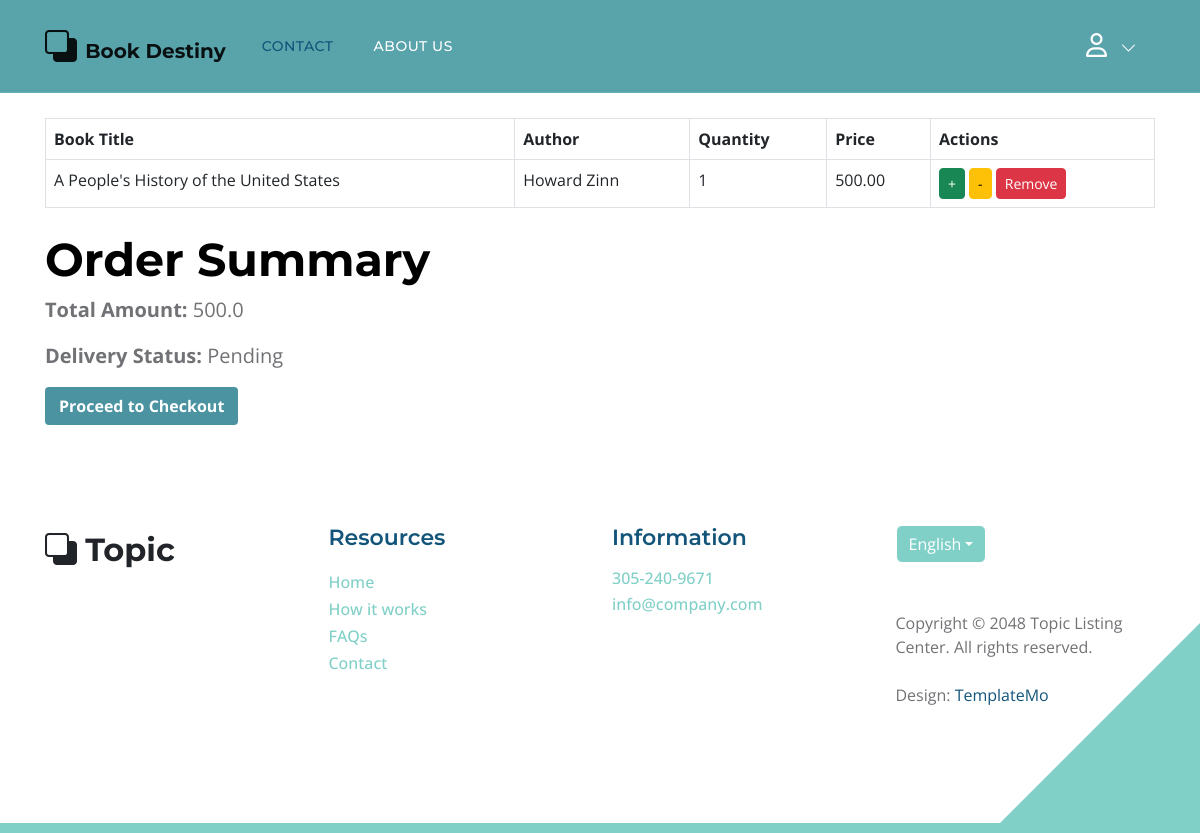
Before: /order/cart/27/1/ with the older database file.
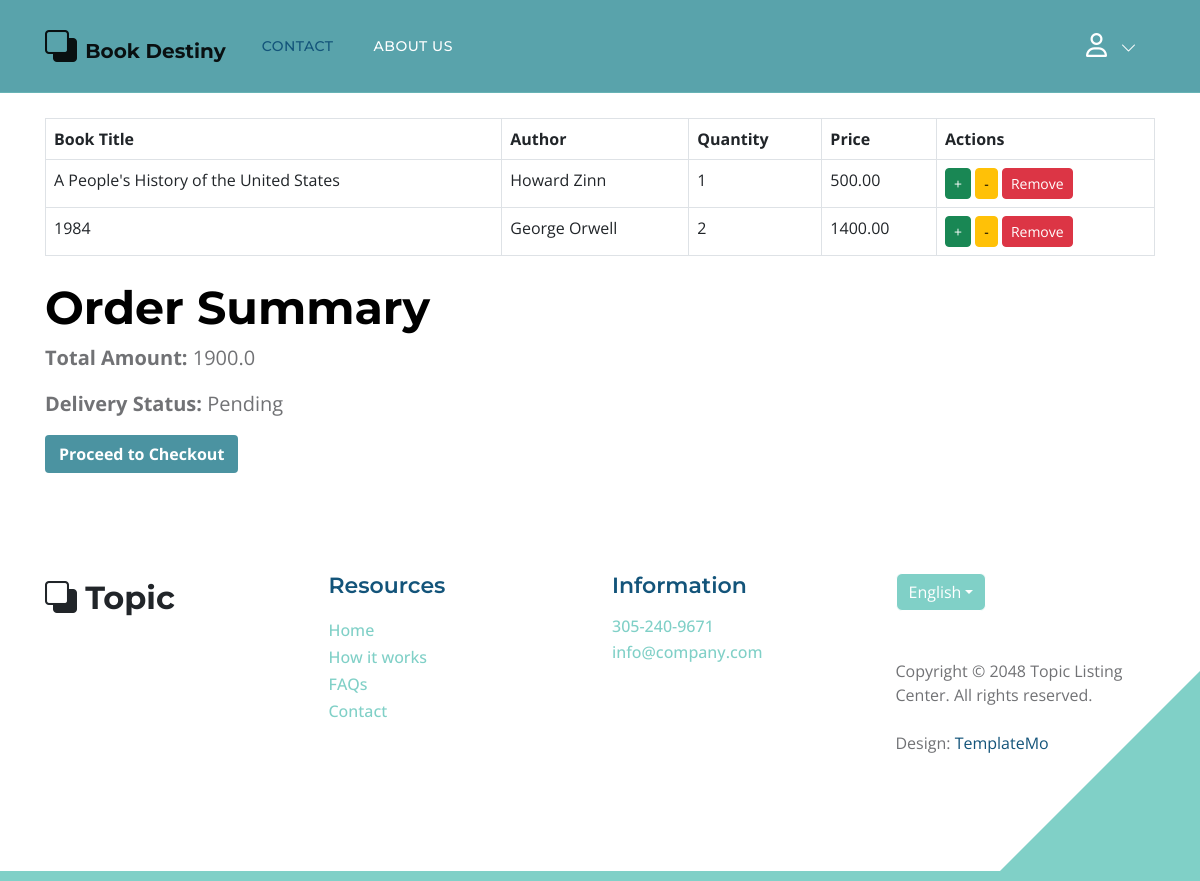
After: the same page with the newer database file.
### order/models.py (models this page shows)
class Cart(models.Model):
    user = models.ForeignKey(User, on_delete=models.CASCADE, related_name='cart')
    item = models.ForeignKey(Book, on_delete=models.CASCADE)
    quantity = models.IntegerField(default=1)
    purchased = models.BooleanField(default=False)
    created = models.DateTimeField(auto_now_add=True)
    updated = models.DateTimeField(auto_now=True)
    def get_total(self):
        return self.item.borrowing_price * self.quantity

class Order(models.Model):
    orderitems = models.ManyToManyField(Cart, related_name='orders')
    user = models.ForeignKey(User, on_delete=models.CASCADE)
    ordered = models.BooleanField(default=False)
    total_amount = models.DecimalField(max_digits=10, decimal_places=2, default=0.00)
    created = models.DateTimeField(default=timezone.now)
    payment_id = models.CharField(max_length=255, blank=True, null=True)
    order_id = models.CharField(max_length=255, blank=True, null=True)
    delivery_status = models.CharField(max_length=20, default='Pending')
    def __str__(self):
        return f"Order {self.id} by {self.user.username}"
    def get_totals(self):
        total = 0
        for order_item in self.orderitems.all():
            total += float(order_item.get_total())
        return total

### library/models.py (models this page shows, shortened)
class Book(models.Model):
    category = models.ManyToManyField(Category) # ekta post multiple categorir moddhe thakte pare abar ekta categorir moddhe multiple post thakte pare
    title = models.CharField(max_length=50)
    author = models.CharField(max_length=100)
    ISBN = models.CharField(max_length=13)
    publication_date = models.DateField()
    genre = models.CharField(max_length=50)
    availability_status = models.BooleanField(default=True)
    description= models.TextField()
    available_copies = models.PositiveIntegerField(default=0)  # Added a field for available copies
    borrowing_price= models.DecimalField(max_digits=10, decimal_places=2)
    image=models.ImageField(upload_to='Library/media/uploads/',blank=True,null=True)
    borrow_book = models.BooleanField(default=False)

### order/views.py (the view)
# urls.py: path('cart/<int:user_id>/<int:chk>/',views.cart_view,name='cart'),
@csrf_exempt
def cart_view(request, user_id, chk):
    user = User.objects.get(id=user_id)
    if chk == 0:
        messages.warning(request, "Your payment was not completed!")
    carts = Cart.objects.filter(user=user, purchased=False)
    orders = Order.objects.filter(user=user, ordered=False)
    print(carts)
    if orders.exists():
        order = orders.first()
        context = {
            'carts': carts,
            'order': order
        }
        print(f"Context: {context}")
        return render(request, 'cart.html', context)
    else:
        messages.warning(request, "You do not have any items in your cart!")
        return redirect('home')

### order/context_processors.py (called while the page is built)
def cart_item_count(request):
    if request.user.is_authenticated:
        cart_count = Cart.objects.filter(user=request.user, purchased=False).count()
    else:
        cart_count = 0
    return {'cart_count': cart_count}

### order/templates/cart.html (shortened to what this page needs)
{% extends 'base.html' %}
{% load static %}
{% block content %}
<div class="container">
    <h1>Your Cart</h1>
    {% if carts %}
        <table class="table table-bordered mt-5">
            <thead>
                <tr>
                    <th>Book Title</th>
                    <th>Author</th>
                    <th>Quantity</th>
                    <th>Price</th>
                    <th>Actions</th>
                </tr>
            </thead>
            <tbody>
                {% for cart_item in carts %}
                <tr>
                    <td>{{ cart_item.item.title }}</td>
                    <td>{{ cart_item.item.author }}</td>
                    <td>{{ cart_item.quantity }}</td>
                    <td>{{ cart_item.get_total }}</td>
                    <td>
                        <a href="{% url 'order:increase-item' cart_item.item.pk %}" class="btn btn-sm btn-success">+</a>
                        <a href="{% url 'order:decrease-item' cart_item.item.pk %}" class="btn btn-sm btn-warning">-</a>
                        <a href="{% url 'order:remove-item' cart_item.item.pk %}" class="btn btn-sm btn-danger">Remove</a>
                    </td>
                </tr>
                {% endfor %}
            </tbody>
        </table>
        <div class="order-summary mt-4">
            <h2>Order Summary</h2>
            <p><strong>Total Amount:</strong> {{ order.get_totals }}</p>
            <p><strong>Delivery Status:</strong> {{ order.delivery_status }}</p>
            <a href="{% url 'payment:checkout' %}" class="btn btn-primary">Proceed to Checkout</a>
        </div>
    {% else %}
        <div class="alert alert-warning mt-4" role="alert">
            You do not have any items in your cart.
        </div>
    {% endif %}
</div>
{% endblock %}

### core/templates/base.html (shortened to what this page needs)
{% load static %}
<!DOCTYPE html>
<html lang="en">
  <head>
    <link href="{% static 'css/bootstrap.min.css'%}" rel="stylesheet" />
    <link href="{% static 'css/bootstrap-icons.css'%}" rel="stylesheet" />
    <link href="{% static 'css/style.css'%}" rel="stylesheet" />
    <link
      href="{% static 'css/templatemo-topic-listing.css'%}"
      rel="stylesheet"
    />
    <link
      rel="stylesheet"
      href="https://cdnjs.cloudflare.com/ajax/libs/font-awesome/6.4.2/css/all.min.css"
    />
  </head>
  <body id="top">
    {% include 'navbar.html' %}
    {% block body %}
    <div class="lg:container lg:mx-auto" id="main">
      {% block content %} {% endblock %}
    </div>
    {% endblock %}
     {% include 'footer.html' %}
  </body>
</html>

### core/templates/navbar.html (shortened to what this page needs)
<nav class="navbar navbar-expand-lg" style="background-color: #59A3AB;">
  <div class="container">
    <a class="navbar-brand" href="{% url 'home' %}">
      <i class="bi-back"></i>
      <span style="font-size: 20px;">Book Destiny</span>
    </a>
    <div class="collapse navbar-collapse" id="navbarNav">
      <ul class="navbar-nav me-auto mb-2 mb-lg-0">
        <li class="nav-item">
          <a class="nav-link" href="{% url 'contact_submit' %}">Contact</a>
        </li>
        <li class="nav-item">
          <a class="nav-link" href="{% url 'about' %}">About us</a>
        </li>
      </ul>
      <ul class="navbar-nav ms-auto">
        <li class="nav-item dropdown">
          <a class="nav-link dropdown-toggle" href="#" id="navbarDropdownProfile" role="button" data-bs-toggle="dropdown" aria-expanded="false" style="font-size: 24px;">
            <i class="fa-regular fa-user"></i>
          </a>
        </li>
      </ul>
    </div>
  </div>
</nav>

### core/templates/footer.html (shortened to what this page needs)
<footer class="site-footer section-padding">
    <div class="container">
        <div class="row">
            <div class="col-lg-3 col-12 mb-4 pb-2">
                <a class="navbar-brand mb-2" href="index.html">
                    <i class="bi-back"></i>
                    <span>Topic</span>
                </a>
            </div>
            <div class="col-lg-3 col-md-4 col-6">
                <h6 class="site-footer-title mb-3">Resources</h6>
                <ul class="site-footer-links">
                    <li class="site-footer-link-item">
                        <a href="{% url 'home' %}" class="site-footer-link">Home</a>
                    </li>
                    <li class="site-footer-link-item">
                        <a href="#" class="site-footer-link">How it works</a>
                    </li>
                    <li class="site-footer-link-item">
                        <a href="#" class="site-footer-link">FAQs</a>
                    </li>
                    <li class="site-footer-link-item">
                        <a href="{% url 'contact_submit' %}" class="site-footer-link">Contact</a>
                    </li>
                </ul>
            </div>
            <div class="col-lg-3 col-md-4 col-6 mb-4 mb-lg-0">
                <h6 class="site-footer-title mb-3">Information</h6>
                <p class="text-white d-flex mb-1">
                    <a href="tel: 305-240-9671" class="site-footer-link">
                        305-240-9671
                    </a>
                </p>
                <p class="text-white d-flex">
                    <a href="mailto:info@company.com" class="site-footer-link">
                        info@company.com
                    </a>
                </p>
            </div>
            <div class="col-lg-3 col-md-4 col-12 mt-4 mt-lg-0 ms-auto">
                <div class="dropdown">
                    <button class="btn btn-secondary dropdown-toggle" type="button" data-bs-toggle="dropdown" aria-expanded="false">
                    English</button>
                </div>
                <p class="copyright-text mt-lg-5 mt-4">Copyright © 2048 Topic Listing Center. All rights reserved.
                <br><br>Design: <a rel="nofollow" href="https://templatemo.com" target="_blank">TemplateMo</a></p>
            </div>
        </div>
    </div>
</footer>

### core/static/css/style.css (style rules this page uses)
.btn-primary { background-color:#4B93A1; border: 2px solid transparent; color: #ffffff; font-weight: bold; line-height: normal; transition: all 0.3s; }
.btn-primary { background-color: #4B93A1; color: #ffffff; border-radius: 0.25rem; transition: background-color 0.3s, border-color 0.3s; }
.container { padding-left: 15px; padding-right: 15px; }

### core/static/css/templatemo-topic-listing.css (style rules this page uses)
:root { --white-color: #ffffff; --primary-color: #13547a; --secondary-color: #80d0c7; --section-bg-color: #f0f8ff; --custom-btn-bg-color: #80d0c7; --custom-btn-bg-hover-color: #13547a; --dark-color: #000000; --p-color: #717275; --border-color: #7fffd4; --link-hover-color: #13547a; --body-font-family: 'Open Sans', sans-serif; --title-font-family: 'Montserrat', sans-serif; --h1-font-size: 58px; --h2-font-size: 46px; --h3-font-size: 32px; --h4-font-size: 28px; --h5-font-size: 24px; --h6-font-size: 22px; --p-font-size: 20px; --menu-font-size: 14px; --btn-font-size: 18px; --copyright-font-size: 16px; --border-radius-large: 100px; --border-radius-medium: 20px; --border-radius-small: 10px; --font-weight-normal: 400; --font-weight-medium: 500; --font-weight-semibold: 600; --font-weight-bold: 700; }
body { background-color: var(--white-color); font-family: var(--body-font-family); }
h2, h3, h4, h5, h6 { color: var(--dark-color); }
h1, h2, h3, h4, h5, h6 { font-family: var(--title-font-family); font-weight: var(--font-weight-semibold); }
h1 { font-size: var(--h1-font-size); font-weight: var(--font-weight-bold); }
h2 { font-size: var(--h2-font-size); font-weight: var(--font-weight-bold); }
h6 { color: var(--primary-color); font-size: var(--h6-font-size); }
p { color: var(--p-color); font-size: var(--p-font-size); font-weight: var(--font-weight-normal); }
ul li { color: var(--p-color); font-size: var(--p-font-size); font-weight: var(--font-weight-normal); }
a, button { touch-action: manipulation; transition: all 0.3s; }
a { display: inline-block; color: var(--primary-color); text-decoration: none; }
b, strong { font-weight: var(--font-weight-bold); }
.section-padding { padding-top: 100px; padding-bottom: 100px; }
.navbar { background: transparent; border-bottom: 1px solid rgba(128, 208, 199, 0.35); z-index: 9; }
.navbar-brand, .navbar-brand:hover { font-size: var(--h3-font-size); font-weight: var(--font-weight-bold); display: block; }
.navbar-brand span { font-family: var(--title-font-family); }
.navbar-expand-lg .navbar-nav .nav-link { border-radius: var(--border-radius-large); margin: 10px; padding: 10px; }
.navbar-nav .nav-link { display: inline-block; color: var(--white-color); font-family: var(--title-font-family); font-size: var(--menu-font-size); font-weight: var(--font-weight-medium); text-transform: uppercase; letter-spacing: 0.5px; position: relative; padding-top: 15px; padding-bottom: 15px; }
.navbar-nav .nav-link.active, .navbar-nav .nav-link:hover { color: var(--primary-color); }
.navbar .dropdown-toggle::after { content: "\f282"; display: inline-block; font-family: bootstrap-icons !important; font-size: var(--copyright-font-size); font-style: normal; font-weight: normal !important; font-variant: normal; text-transform: none; line-height: 1; vertical-align: -.125em; -webkit-font-smoothing: antialiased; -moz-osx-font-smoothing: grayscale; position: relative; left: 2px; border: 0; }
.site-footer { border-bottom: 10px solid var(--secondary-color); position: relative; }
.site-footer::after { content: ""; position: absolute; bottom: 0; right: 0; width: 0; height: 0; border-style: solid; border-width: 0 0 200px 200px; border-color: transparent transparent var(--secondary-color) transparent; pointer-events: none; }
.site-footer-title { color: var(--primary-color); }
.site-footer .dropdown-toggle { background-color: var(--secondary-color); border-color: var(--white-color); }
.site-footer-links { padding-left: 0; }
.site-footer-link-item { display: block; list-style: none; line-height: normal; }
.site-footer-link { color: var(--secondary-color); font-size: var(--copyright-font-size); font-weight: var(--font-weight-medium); line-height: normal; }
.copyright-text { font-size: var(--copyright-font-size); }

Changed rows visible on the page:
added Cart: item "1984", item.author "George Orwell", quantity "2", get_total "1400.00"
changed Order "Pending": get_totals "500.0" → "1900.0"
